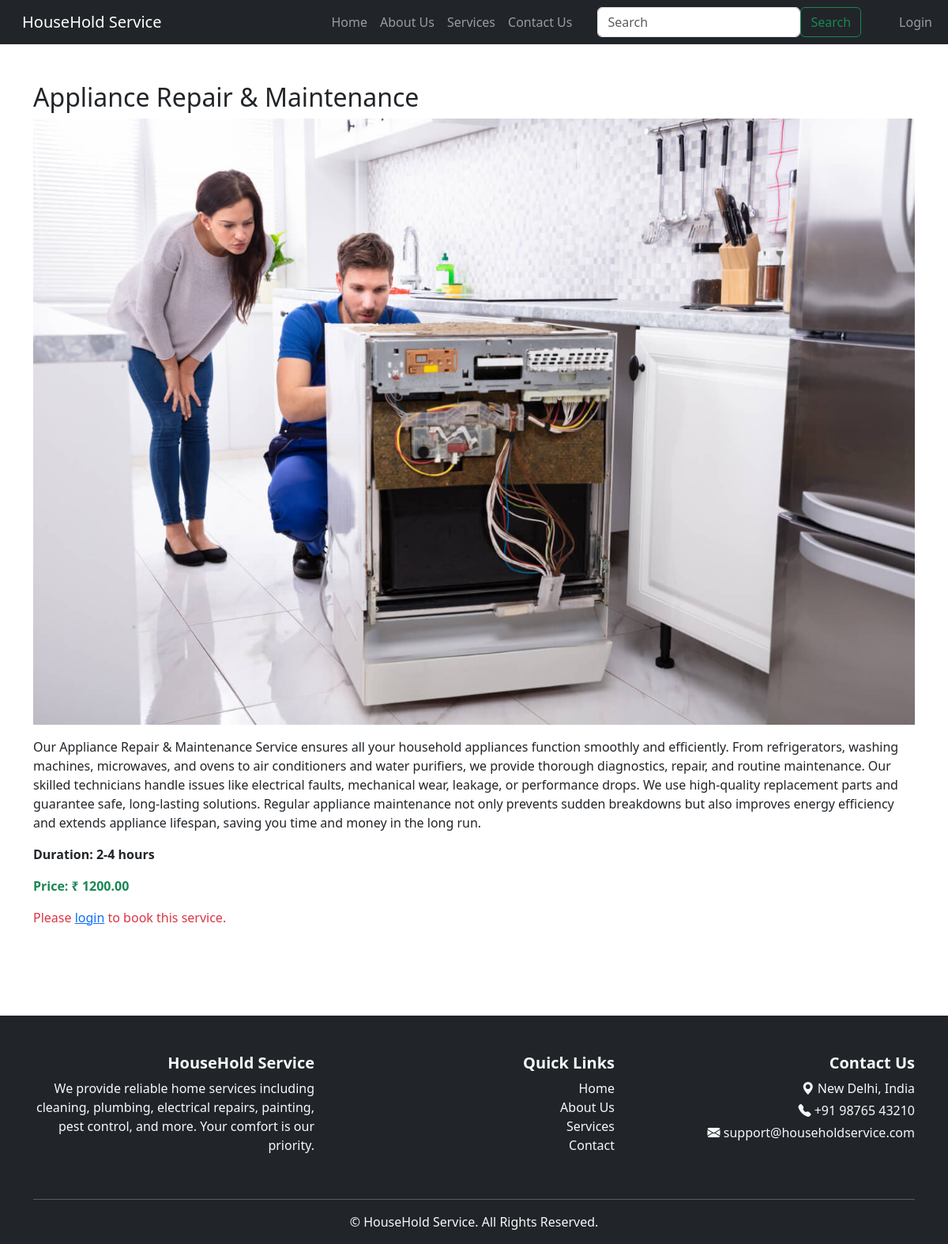
/service/8/, run on the app's committed database.
### home/models.py (models this page shows, shortened)
class Service(models.Model):
    name = models.CharField(max_length=200)
    description = models.TextField()
    duration = models.CharField(max_length=100, blank=True, null=True)  # e.g. "30 mins"
    price = models.DecimalField(max_digits=10, decimal_places=2, default=0.00)
    image = models.ImageField(upload_to="services/", blank=True, null=True)

### home/views.py (the view)
# urls.py: path('service/<int:pk>/', views.service_detail, name='service_detail'),  # ✅ added comma
def service_detail(request, pk):
    service = get_object_or_404(Service, pk=pk)
    return render(request, 'home/service_detail.html', {'service': service})

### templates/home/service_detail.html (shortened to what this page needs)
{% extends "base.html" %}
{% block body %}
<div class="container py-5">
  <h2>{{ service.name }}</h2>
  <img src="{{ service.image.url }}" class="img-fluid mb-3" alt="{{ service.name }}">
  <p>{{ service.description }}</p>
  <p class="fw-bold">Duration: {{ service.duration }}</p>
  <p class="fw-bold text-success">Price: ₹ {{ service.price }}</p>
  {% if user.is_authenticated %}
    <a href="{% url 'book_service' %}?service={{ service.name }}" class="btn btn-primary">Book Now</a>
  {% else %}
    <p class="text-danger">Please <a href="{% url 'login' %}">login</a> to book this service.</p>
  {% endif %}
</div>
{% endblock body %}

### data on the page
Service: name "Appliance Repair & Maintenance", image (picture), description "Our Appliance Repair & Maintenance Service ensures all your household appliances function smoothly and efficiently. From refrigerators, washing machines, microwaves, and ovens to air conditioners and water purifiers, we provide thorough diagnostics, repair, and routine maintenance. Our skilled technicians handle issues like electrical faults, mechanical wear, leakage, or performance drops. We use high-quality replacement parts and guarantee safe, long-lasting solutions. Regular appliance maintenance not only prevents sudden breakdowns but also improves energy efficiency and extends appliance lifespan, saving you time and money in the long run.", duration "2-4 hours", price "1200.00"
